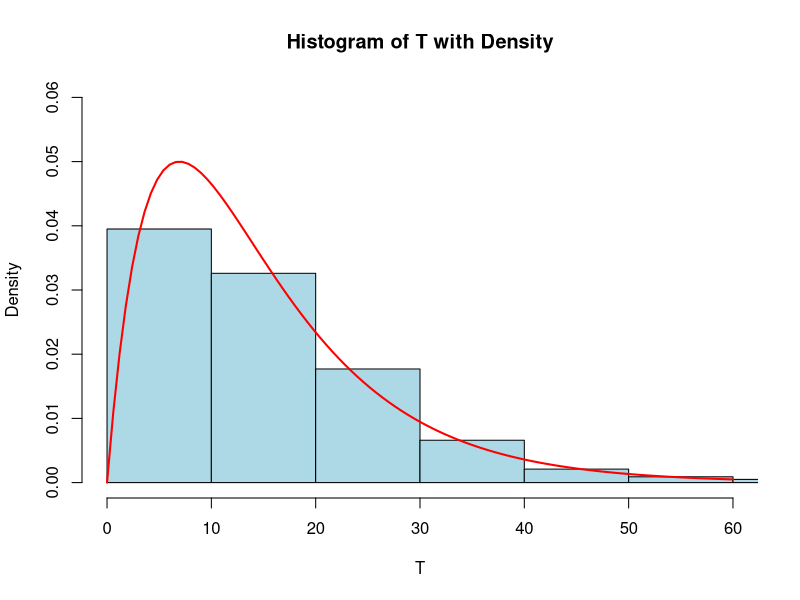

Write R code to recreate this figure.
f_T <- function(t) {
  0.2 * exp(-0.1 * t) - 0.2 * exp(-0.2 * t)
}

P_T_greater_15 <- integrate(f_T, lower = 15, upper = Inf)$value
P_T_greater_15

# ==================================================

simulate_T <- function(n) {
    XA <- rexp(n, rate = 0.1)
    XB <- rexp(n, rate = 0.1)
    T_vals <- pmax(XA, XB)
    
    return(T_vals)
}

n <- 1000
Ts <- simulate_T(n)

E_T <- mean(Ts)
E_T
P_T_greater_15 <- sum(Ts > 15) / length(Ts)
P_T_greater_15

# ==================================================

hist(Ts, probability = TRUE, xlim = c(0, 60), ylim=c(0, 0.06),
     main = "Histogram of T with Density",
     xlab = "T",
     col = "lightblue")

curve(0.2 * exp(-0.1 * x) - 0.2 * exp(-0.2 * x),
      from = 0, to = 60, add = TRUE, col = "red", lwd = 2)

# ==================================================

n <- 10000

x <- runif(n)
y <- runif(n)

is_inside_circle <- (x - 0.5)^2 + (y - 0.5)^2 <= 0.25
p <- sum(is_inside_circle) / length(is_inside_circle)

estimate_pi <- 4 * p
estimate_pi